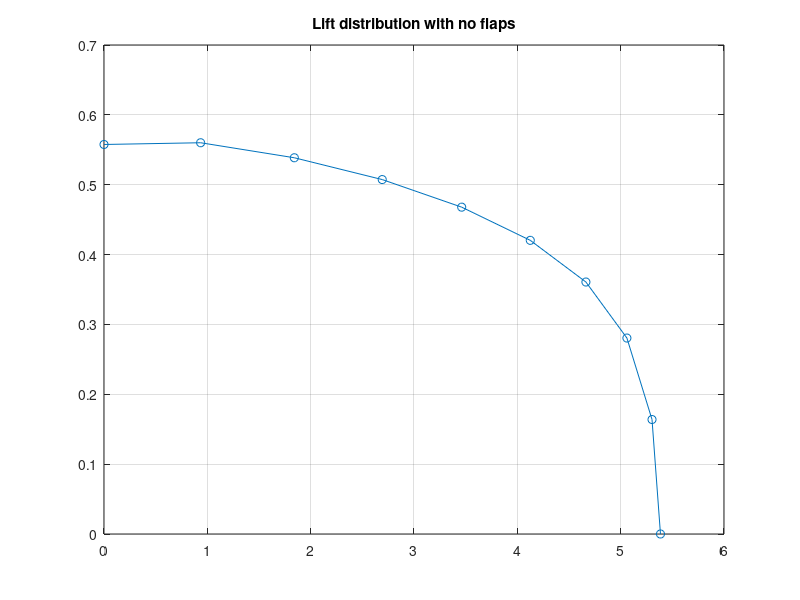

Recreate this plot in MATLAB. (Note: this script raises an error after producing the figure.)
%% Lifting Line Theory Code
% This code calculates the coefficient of lift over an entire wing using
% the Prandtl thin airfoil theory.

% Source: Aircraft Design: A Systems Engineering Approach 
% Author: Mohammad H. Sadraey
% Edited by: Michael Smith
%% Neglecting Flaps
clc
clear


N = 9; % (number of segments - 1)
S = 11.6; % m^2
AR = 10; % Aspect ratio
lambda = 0.55; % Taper ratio
alpha_twist = -4; % Twist angle (deg)
i_w = 5; % wing setting angle (deg) (also called angle of incidence)
CLalpha = 5.4113; % lift-curve slope for NACA 644-421 (1/rad)
alpha_0 = -2.5; % zero-lift angle of attack (deg)
b = sqrt(AR*S); % wing span (m)
MAC = S/b; % Mean Aerodynamic Chord (m)
Croot = (1.5*(1+lambda)*MAC)/(1+lambda+lambda^2); % root chord (m)
theta = pi/(2*N):pi/(2*N):pi/2;
alpha = i_w+alpha_twist:-alpha_twist/(N-1):i_w;


% segment’s angle of attack
z = (b/2)*cos(theta);
c = Croot * (1 - (1-lambda)*cos(theta)); % Mean Aerodynamics
% Chord at each segment (m)
mu = c * CLalpha / (4 * b);
LHS = mu .* (alpha-alpha_0)/57.3; % Left Hand Side


% Solving N equations to find coefficients A(i):
for i=1:N
    for j=1:N
        B(i,j) = sin((2*j-1) * theta(i)) * (1 + (mu(i) * (2*j-1)) / sin(theta(i)));
    end
end

A=B\transpose(LHS);

for i = 1:N
    sum1(i) = 0;
    sum2(i) = 0;
    for j = 1 : N
        sum1(i) = sum1(i) + (2*j-1) * A(j)*sin((2*j-1)*theta(i));
        sum2(i) = sum2(i) + A(j)*sin((2*j-1)*theta(i));
    end
end

CL = 4*b*sum2 ./ c;
CL1=[0 CL(1) CL(2) CL(3) CL(4) CL(5) CL(6) CL(7) CL(8) CL(9)];
y_s=[b/2 z(1) z(2) z(3) z(4) z(5) z(6) z(7) z(8) z(9)];


% Plot results
figure(1)
plot(y_s,CL1,'-o')
grid
title('Lift distribution with no flaps');
subtitle('using NACA 64_4-421 airfoil');
xlabel('Semi-span location (m)');
ylabel ('Lift coefficient');
CL_wing = pi * AR * A(1);

%% With Flaps

clc
clear

N = 9; % (number of segments-1)
S = 11.6; % m^2
AR = 10; % Aspect ratio
lambda = 0.55; % Taper ratio
alpha_twist = -4; % Twist angle (deg)
i_w = 5; % wing setting angle (deg)
a_2d = 5.4113; % lift curve slope (1/rad) (for NACA 64_4-421)
cf_c = 0.2; % flap-to-wing-chord ratio
bf_b = 0.6; % flap-to-wing span ratio
delta_f = 26; % flap deflection (deg)

a_0 = -1.15*(cf_c)*delta_f; % flap up zero-lift angle of attack (deg)
a_0_fd = a_0*2; % flap down zero-lift angle of attack (deg) 
b = sqrt(AR*S); % wing span
MAC = S/b; % Mean Aerodynamic Chord
Croot = (1.5*(1+lambda)*MAC)/(1+lambda+lambda^2); % root chord

theta = pi/(2*N) : pi/(2*N) : pi/2;
alpha = i_w+alpha_twist : -alpha_twist/(N-1) : i_w;

% segment’s angle of attack
for i=1:N
    if (i/N)>(1-bf_b)
        alpha_0(i)=a_0_fd; %flap down zero lift AOA
    else
        alpha_0(i)=a_0; %flap up zero lift AOA
    end
end

z = (b/2)*cos(theta);
c = Croot * (1 - (1-lambda)*cos(theta)); % MAC at each segment
mu = c * a_2d / (4 * b);
LHS = mu .* (alpha-alpha_0)/57.3; % Left Hand Side

% Solving N equations to find coefficients A(i):
for i=1:N
    for j=1:N
        B(i,j) = sin((2*j-1) * theta(i)) * (1 + (mu(i) *(2*j-1)) / sin(theta(i)));
    end
end

A=B\transpose(LHS);

for i = 1:N
    sum1(i) = 0;
    sum2(i) = 0;
    for j = 1 : N
        sum1(i) = sum1(i) + (2*j-1) * A(j) *sin((2*j-1)*theta(i));
        sum2(i) = sum2(i) + A(j)*sin((2*j-1)*theta(i));
    end
end

CL = 4*b*sum2 ./ c;
CL1=[0 CL(1) CL(2) CL(3) CL(4) CL(5) CL(6) CL(7) CL(8) CL(9)];
y_s=[b/2 z(1) z(2) z(3) z(4) z(5) z(6) z(7) z(8) z(9)];

% Plot results
figure(2)
plot(y_s,CL1,'-o')
grid
title('Lift distribution with \delta_f = 26 degrees');
subtitle('using NACA 64_4-421 airfoil');
xlabel('Semi-span location (m)');
ylabel ('Lift coefficient');

CL_TO = pi * AR * A(1);

